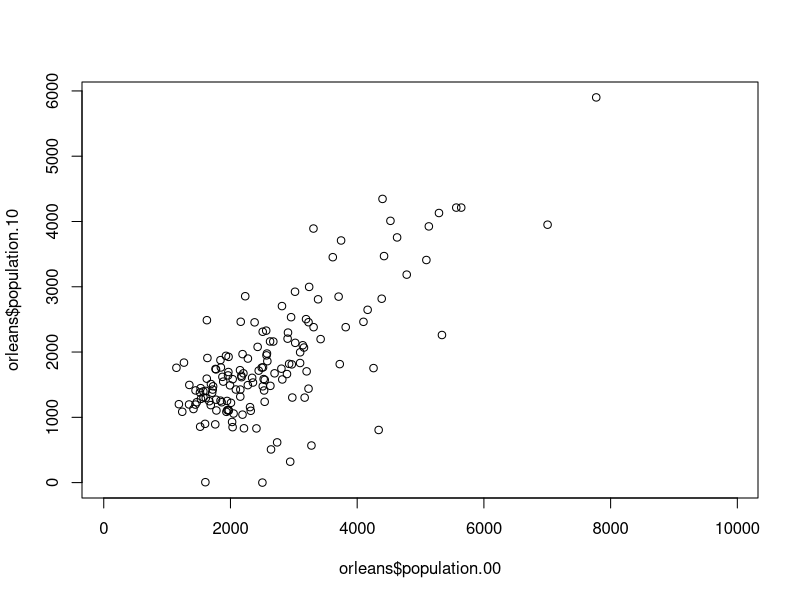
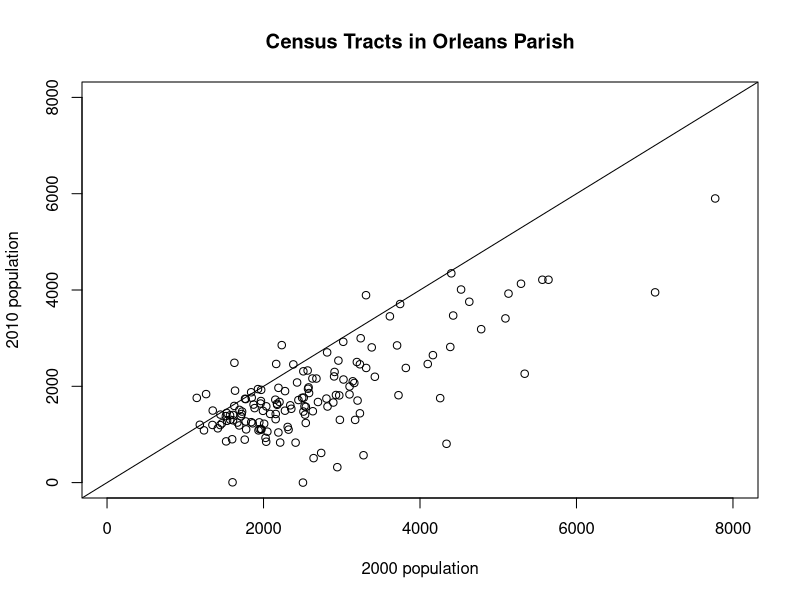
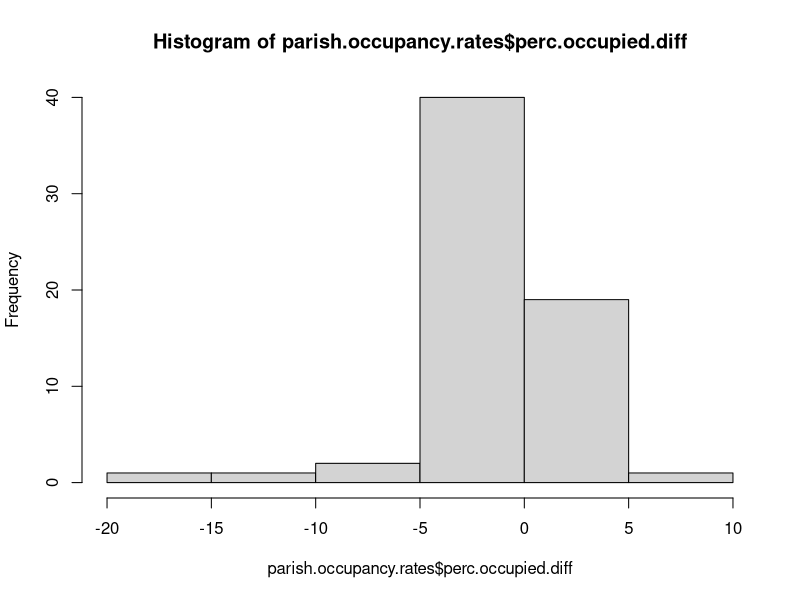
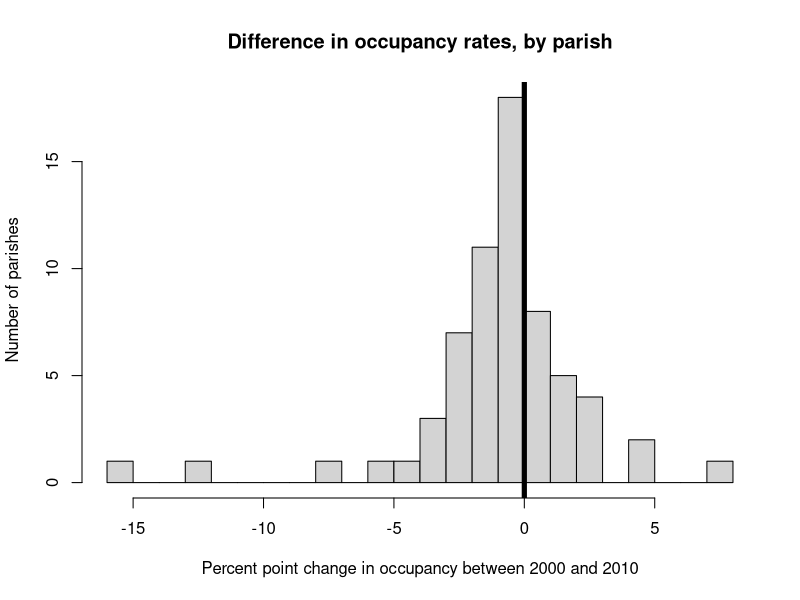
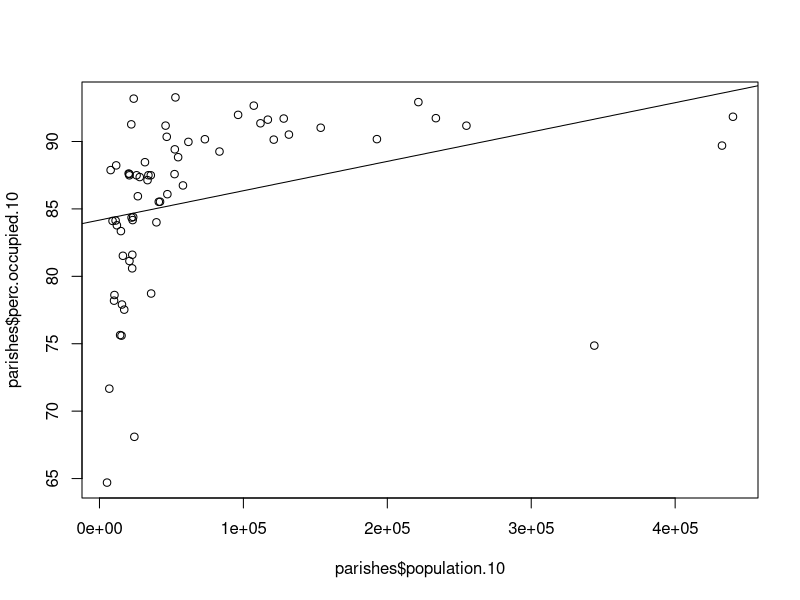
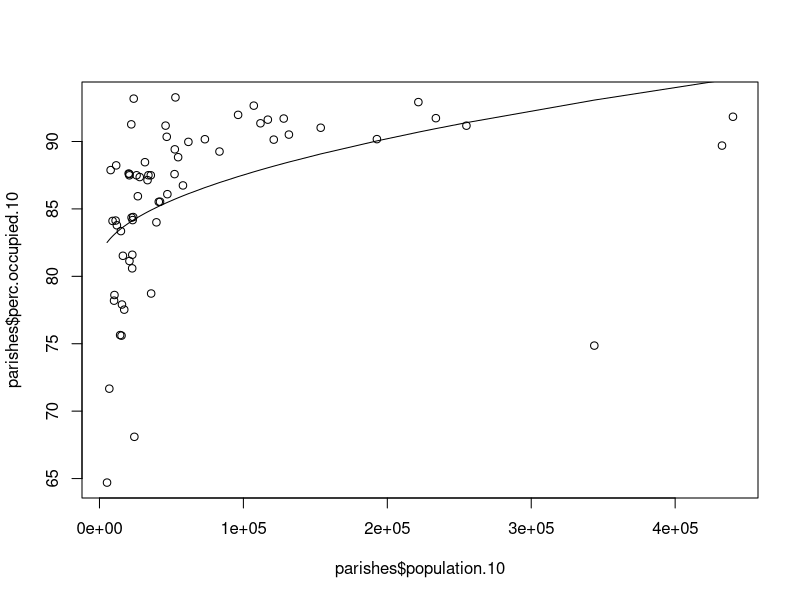

Recreate these plots in R, in order.

census <- read.csv('census_comparison.csv')
head(census)

## if dplyr was not installed we would have to run this
# install.packages('dplyr')

## to import the package and all of its functions 
library('dplyr')

orleans <- census %>% filter(parish == 'Orleans Parish') # note the use of the pipe, %>%
str(orleans)

sum(orleans$population.00)

summary(orleans$population.00)

sum(orleans$population.00, na.rm = TRUE)

plot(orleans$population.00, orleans$population.10)

plot(
    orleans$population.00,
    orleans$population.10, 
    xlim = c(0, 8000), 
    ylim = c(0, 8000),
    xlab = '2000 population',
    ylab = '2010 population',
    main = 'Census Tracts in Orleans Parish'
)

abline(0, 1)

orleans$pop.diff <- orleans$population.10 - orleans$population.00

pop.drops.orleans <- sum(orleans$pop.diff < 0, na.rm = TRUE)

print(paste('In New Orleans,', pop.drops.orleans, 'tracts had fewer people in 2010 than in 2000.'))

parishes <- census %>% 
group_by(parish) %>%  # this tells R to group our data by parishes
summarise_each( 
    # sum all the columns 
    funs(sum(., na.rm = TRUE)),
    # except the non-numerical ones
    -fips.code, -tract, -state
) 

parishes$perc.pop.diff <- (parishes$population.10 - parishes$population.00) / parishes$population.00 * 100

head(parishes)

parishes %>% 
select(parish, population.00, population.10, perc.pop.diff) %>% # select the columns of interest
arrange(perc.pop.diff) %>%
head()

parishes$perc.occupied.00 <- parishes$occupied.housing.units.00 / parishes$total.housing.units.00 * 100
parishes$perc.occupied.10 <- parishes$occupied.housing.units.10 / parishes$total.housing.units.10 * 100
parishes$perc.occupied.diff <- parishes$perc.occupied.10 - parishes$perc.occupied.00

parish.occupancy.rates <- parishes %>% 
select(parish, perc.occupied.00, perc.occupied.10, perc.occupied.diff) %>% 
arrange(desc(perc.occupied.diff)) # arrange(desc()) arranges in descending order

head(parish.occupancy.rates, n = 3)

tail(parish.occupancy.rates, n = 3)

hist(parish.occupancy.rates$perc.occupied.diff)

hist(parish.occupancy.rates$perc.occupied.diff, breaks = 20, main = 'Difference in occupancy rates, by parish',
    xlab = 'Percent point change in occupancy between 2000 and 2010', 
    ylab = 'Number of parishes'
    )
abline(v = 0, lwd = 5)

names(parishes)

plot(parishes$population.10, parishes$perc.occupied.10)
abline(lm(parishes$perc.occupied.10 ~ parishes$population.10))

curved.model <- lm(parishes$perc.occupied.10 ~ sqrt(parishes$population.10))

predicted.values <- predict(curved.model)

plot(parishes$population.10, parishes$perc.occupied.10)
lines(sort(parishes$population.10), sort(predicted.values))
